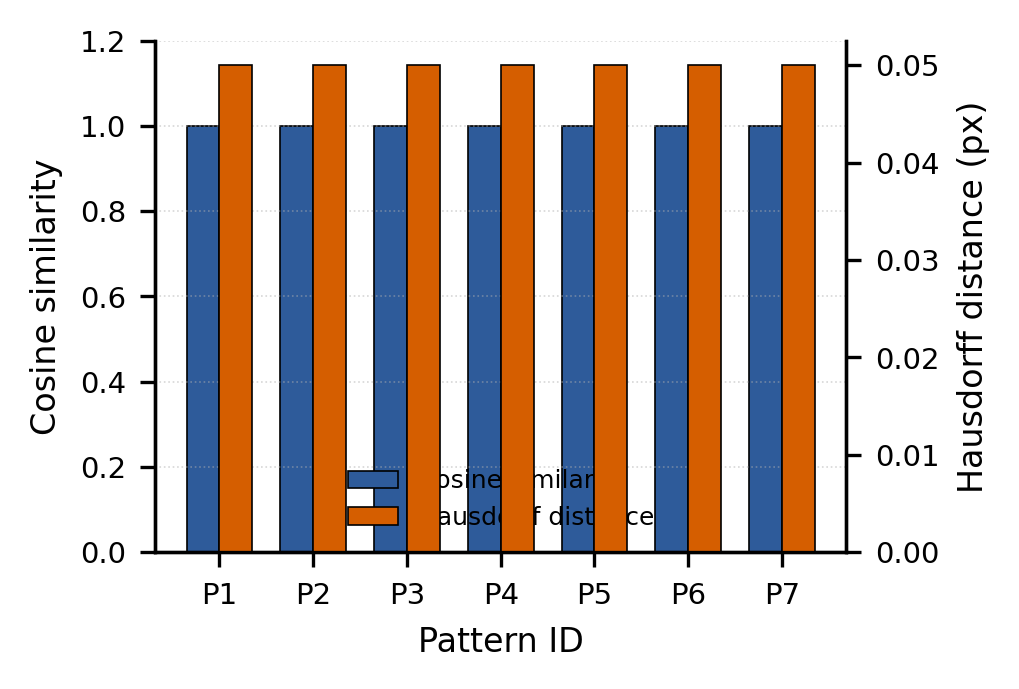

Here is the Python script that generated this plot:
"""
Fig. 5 — Bot replay accuracy per approved pattern.
Reads: benchmarks/bot_replay_*.csv
Output: figures/fig5_bot_replay.png
"""
import csv
import glob
import os
import numpy as np
import matplotlib.pyplot as plt

path = sorted(glob.glob("benchmarks/bot_replay_*.csv"), key=os.path.getmtime)[-1]
print(f"Using {path}")

pids, cosine, hausdorff = [], [], []
with open(path) as f:
    for row in csv.DictReader(f):
        pids.append(int(row["pattern_id"]))
        cosine.append(float(row["cosine_sim"]))
        hausdorff.append(float(row["hausdorff"]))

x = np.arange(len(pids))
width = 0.35

fig, ax1 = plt.subplots(figsize=(3.5, 2.4), dpi=300)
b1 = ax1.bar(x - width / 2, cosine, width,
             label="Cosine similarity", color="#2E5B9A",
             edgecolor="black", linewidth=0.4)
ax1.set_ylabel("Cosine similarity", fontsize=8)
ax1.set_ylim(0, 1.2)
ax1.tick_params(labelsize=7)

ax2 = ax1.twinx()
b2 = ax2.bar(x + width / 2, [h if h > 0 else 0.05 for h in hausdorff], width,
             label="Hausdorff distance", color="#D55E00",
             edgecolor="black", linewidth=0.4)
ax2.set_ylabel("Hausdorff distance (px)", fontsize=8)
ax2.tick_params(labelsize=7)

ax1.set_xticks(x)
ax1.set_xticklabels([f"P{p}" for p in pids], fontsize=7)
ax1.set_xlabel("Pattern ID", fontsize=8)
ax1.grid(axis="y", linestyle=":", linewidth=0.4, alpha=0.5)
for spine in ("top",):
    ax1.spines[spine].set_visible(False)
    ax2.spines[spine].set_visible(False)

# Combined legend
h1, l1 = ax1.get_legend_handles_labels()
h2, l2 = ax2.get_legend_handles_labels()
ax1.legend(h1 + h2, l1 + l2, fontsize=6, frameon=False, loc="lower center")
fig.tight_layout()
fig.savefig("figures/fig5_bot_replay.png", dpi=300, bbox_inches="tight")
print("Wrote figures/fig5_bot_replay.png")
